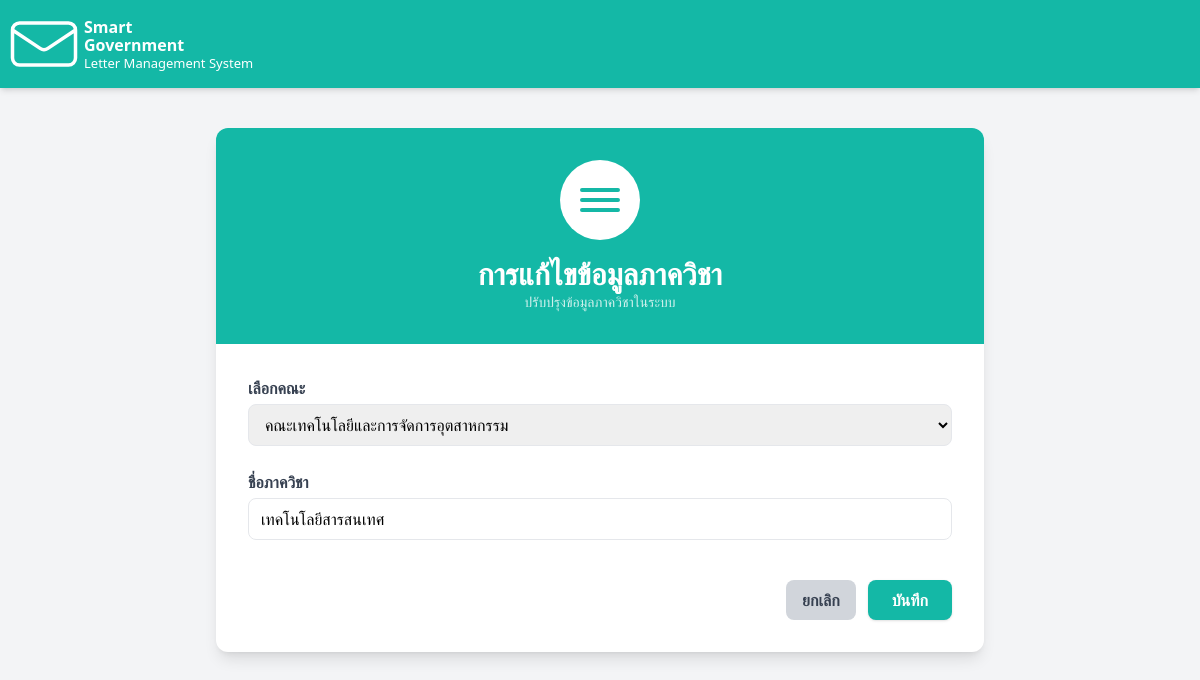
The app's page /admin/department_Edit.php?id=1 (signed in) with its own data.
### tables this page shows
CREATE TABLE `departments` (
  `department_id` int(11) NOT NULL,
  `faculty_id` int(11) NOT NULL,
  `department_name` varchar(150) NOT NULL,
  `phone` varchar(50) DEFAULT NULL
);

CREATE TABLE `faculties` (
  `faculty_id` int(11) NOT NULL,
  `faculty_name` varchar(150) NOT NULL
);

### admin/department_Edit.php (the view, shortened to what this page needs)
<?php
$pdo = getPDO();
$id = $_GET['id'] ?? 0;
$stmt = $pdo->prepare("SELECT * FROM departments WHERE department_id = ?");
$stmt->execute([$id]);
$department = $stmt->fetch(PDO::FETCH_ASSOC);
$faculties = $pdo->query("SELECT faculty_id, faculty_name FROM faculties")->fetchAll(PDO::FETCH_ASSOC);
?>
<!DOCTYPE html>
<html lang="th">
<head>
    <script src="https://cdn.tailwindcss.com"></script>
</head>
<body class="bg-gray-100">
    <header class="bg-teal-500 text-white p-4 flex justify-between items-center shadow-md">
        <div class="flex items-center space-x-3">
            <div class="w-[56px] h-[56px] flex items-center justify-center relative overflow-visible">
            </div>
            <div class="leading-tight">
                <div class="text-[16px] font-bold">Smart</div>
                <div class="text-[16px] font-bold -mt-[2px]">Government</div>
                <div class="text-[13px] mt-[0px]">Letter Management System</div>
            </div>
        </div>
    </header>
    <div class="max-w-3xl mx-auto mt-10 bg-white rounded-xl shadow-lg overflow-hidden">
        <div class="bg-teal-500 text-white text-center py-8 relative">
            <div class="flex justify-center">
                <div class="w-20 h-20 rounded-full bg-white flex items-center justify-center">
                    <svg class="h-12 w-12 text-teal-500" fill="none" stroke="currentColor" viewBox="0 0 24 24">
                        <path stroke-linecap="round" stroke-linejoin="round" stroke-width="2"
                            d="M3 7h18M3 12h18M3 17h18" />
                    </svg>
                </div>
            </div>
            <h1 class="text-3xl font-bold mt-4">การแก้ไขข้อมูลภาควิชา</h1>
            <p class="text-sm text-white/80">ปรับปรุงข้อมูลภาควิชาในระบบ</p>
        </div>
        <form method="POST" class="p-8 space-y-6">
            <div>
                <label class="block font-semibold text-gray-700 mb-1">เลือกคณะ</label>
                <select name="faculty_id"
                    class="w-full pl-3 pr-3 py-2 border rounded-lg focus:ring-2 focus:ring-teal-400" required>
                    <?php foreach ($faculties as $f): ?>
                    <option value="<?= $f['faculty_id'] ?>"
                        <?= $f['faculty_id'] == $department['faculty_id'] ? 'selected' : '' ?>>
                        <?= htmlspecialchars($f['faculty_name']) ?>
                    </option>
                    <?php endforeach; ?>
                </select>
            </div>
            <div>
                <label class="block font-semibold text-gray-700 mb-1">ชื่อภาควิชา</label>
                <input type="text" name="department_name"
                    value="<?= htmlspecialchars($department['department_name']) ?>"
                    class="w-full pl-3 pr-3 py-2 border rounded-lg focus:ring-2 focus:ring-teal-400" required>
            </div>
            <div class="flex justify-end space-x-3 pt-4">
                <a href="department_Managerment.php"
                    class="px-4 py-2 rounded-lg bg-gray-300 text-gray-700 font-semibold hover:bg-gray-400 transition">
                    ยกเลิก
                </a>
                <button type="submit"
                    class="px-6 py-2 rounded-lg bg-teal-500 text-white font-semibold hover:bg-teal-600 shadow">
                    บันทึก
                </button>
            </div>
        </form>
    </div>
</body>
</html>

### records on screen
departments: faculty_id "คณะเทคโนโลยีและการจัดการอุตสาหกรรม", department_name "เทคโนโลยีสารสนเทศ"
